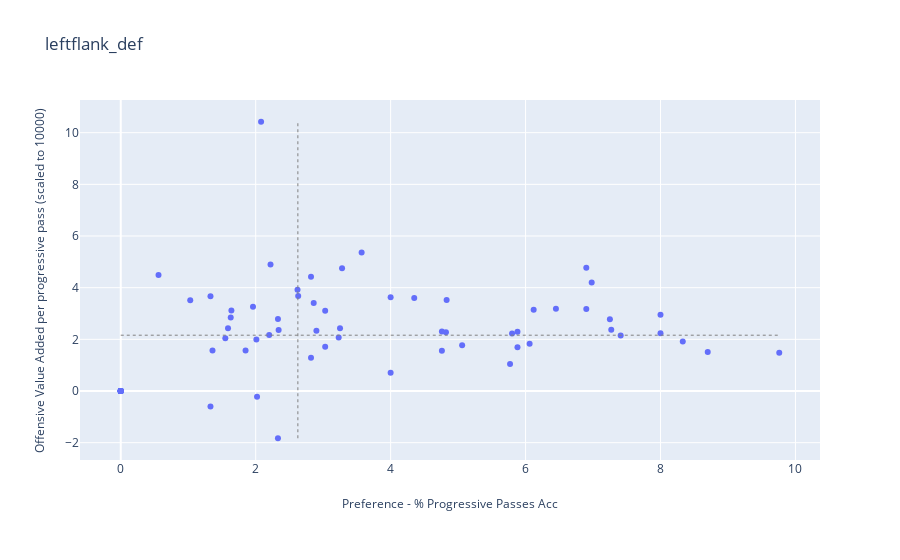
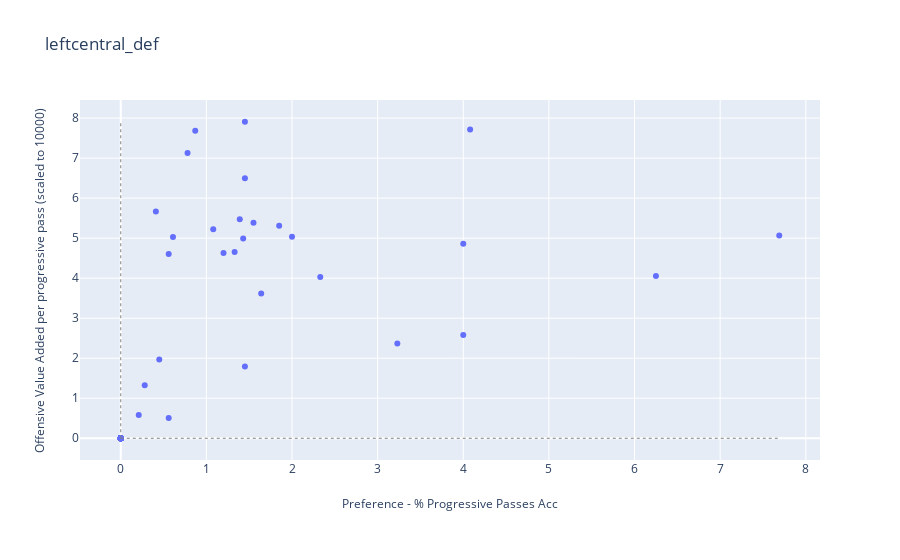
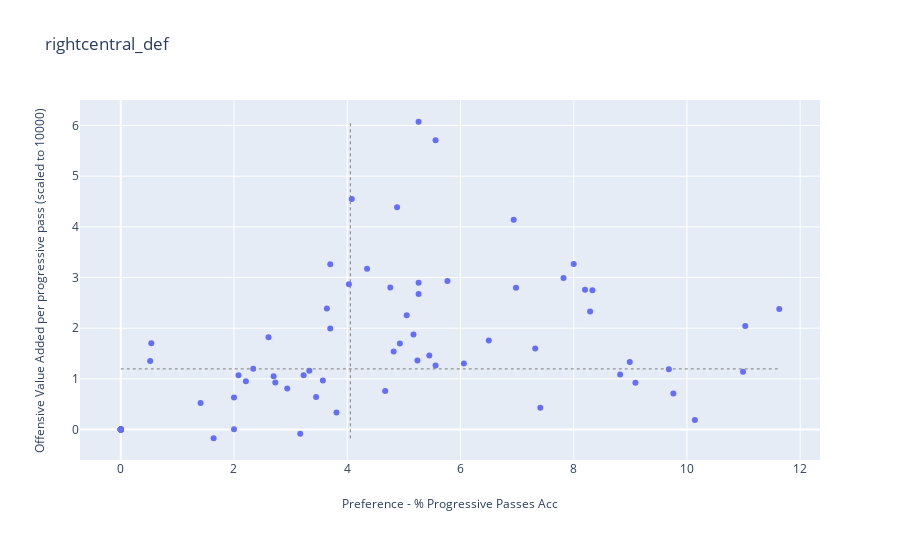
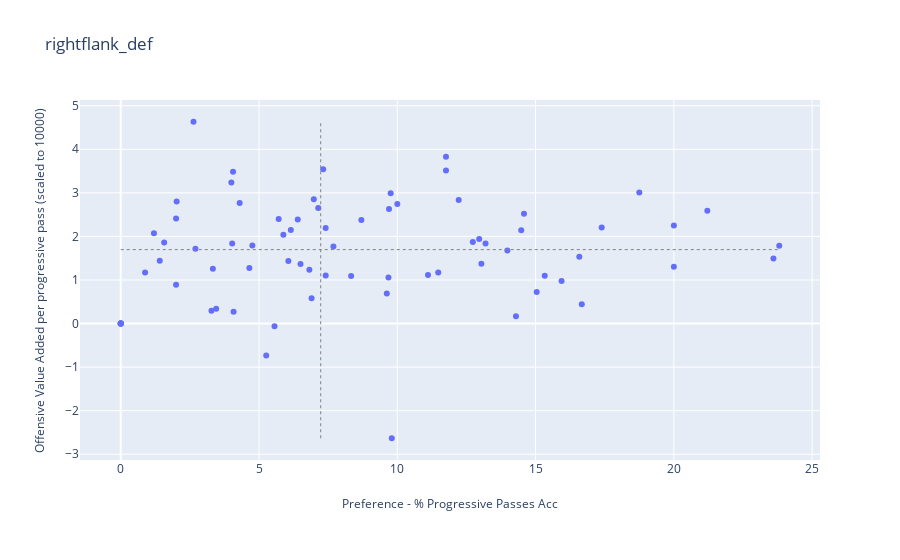

Write notebook code for charts like these, in order.
### Code cell
plot_preference_value_region(defender_attrs_lcb_plot, result_type = 'Acc')

### Figure 1 — Plotly figure (JSON) as saved in the notebook; plotly's stock layout.template omitted (floating-point values rounded to 4 significant figures)
{"data": [{"mode": "markers", "name": "Plot0", "text": ["AaronCresswell LCB left", "AdrianMariappa L_CB right", "AhmedHegazi LCB right", "AhmedHegazi L_CB right", "AlfieMawson LCB right", "AlfieMawson L_CB right", "AngeloOgbonna LCB left", "AngeloOgbonna L_CB left", "AntonioRudiger LCB right", "AshleyWilliams L_CB right", "AymericLaporte L_CB left", "BenMee L_CB left", "BrunoMartinsIndi LCB left", "BrunoMartinsIndi L_CB left", "CalumChambers L_CB right", "ChrisSmalling L_CB right", "ChristianKabasele LCB right", "ChristianKabasele L_CB right", "ChristopherSchindler L_CB right", "CiaranClark LCB left", "CiaranClark L_CB left", "DeclanRice LCB right", "DejanLovren L_CB right", "EliaquimMangala L_CB left", "ErikPieters LCB left", "FlorianLejeune L_CB right", "GaryCahill LCB right", "GeoffCameron LCB right", "HarryMaguire L_CB right", "JamesCollins LCB right", "JamesTarkowski L_CB right", "JamesTomkins L_CB right", "JanVertonghen LCB left", "JanVertonghen L_CB left", "JonnyEvans LCB right", "JonnyEvans L_CB right", "JoseHolebas LCB left", "KevinWimmer LCB left", "KevinWimmer L_CB left", "KurtZouma L_CB right", "LaurentKoscielny LCB right", "LaurentKoscielny L_CB right", "LewisDunk L_CB right", "MamadouSakho L_CB left", "MarcosRojo L_CB left", "MayaYoshida L_CB right", "MichaelKeane L_CB right", "MiguelBritos LCB left", "MiguelBritos L_CB left", "NachoMonreal LCB left", "NachoMonreal L_CB left", "NathanAke LCB left", "NathanAke L_CB left", "NicolasOtamendi LCB right", "NicolasOtamendi L_CB right", "PaulDummett LCB left", "PhilJagielka LCB right", "PhilJagielka L_CB right", "PhilJones LCB right", "PhilJones L_CB right", "RagnarKlavan L_CB left", "RobHolding LCB right", "RobHolding L_CB right", "ScottDann L_CB right", "SeadKolasinac LCB left", "ShkodranMustafi L_CB right", "TobyAlderweireld L_CB right", "TyroneMings LCB left", "VictorNilssonLindelof L_CB right", "VirgilvanDijk L_CB right", "VirgilvanDijk L_CB right", "WesleyHoedt LCB left", "WesleyHoedt L_CB left", "WinstonReid L_CB right"], "type": "scatter", "x": [1.63, 6.9, 8, 8.33, 1.33, 5.06, 6.9, 1.64, 2.34, 2.9, 2.01, 4.76, 0, 5.88, 3.57, 0, 0, 7.25, 3.23, 0, 2.02, 0, 2.08, 2.63, 0, 3.03, 1.96, 0, 2.82, 0, 7.27, 7.41, 2.62, 4.35, 2.33, 5.8, 0, 0, 6.45, 2.33, 0, 5.77, 3.25, 4.82, 3.28, 4, 2.86, 6.98, 1.85, 1.33, 5.88, 6.12, 1.55, 1.59, 1.03, 0, 0, 4.76, 0, 4.83, 0.56, 8.7, 9.76, 4, 0, 0, 3.03, 0, 8, 2.22, 2.2, 2.82, 1.36, 6.06], "y": [2.848, 3.171, 2.235, 1.919, -0.598, 1.776, 4.775, 3.115, 2.357, 2.336, 1.991, 1.554, 0, 2.291, 5.358, 0, 0, 2.776, 2.07, 0, -0.2246, 0, 10.42, 3.676, 0, 1.713, 3.262, 0, 4.422, 0, 2.372, 2.152, 3.924, 3.6, -1.829, 2.223, 0, 0, 3.184, 2.785, 0, 1.049, 2.433, 2.276, 4.754, 0.7076, 3.404, 4.204, 1.565, 3.666, 1.697, 3.146, 2.046, 2.434, 3.516, 0, 0, 2.306, 0, 3.523, 4.495, 1.515, 1.481, 3.631, 0, 0, 3.11, 0, 2.955, 4.9, 2.168, 1.291, 1.573, 1.83]}], "layout": {"annotations": [{"showarrow": false, "text": "Preference - % Progressive Passes Acc", "x": 0.5, "xref": "paper", "y": -0.15, "yref": "paper"}, {"showarrow": false, "text": "Offensive Value Added per progressive pass (scaled to 10000)", "textangle": -90, "x": -0.07, "xref": "paper", "y": 0.5, "yref": "paper"}], "autosize": true, "margin": {"b": 100}, "shapes": [{"line": {"color": "Grey", "dash": "dot", "width": 1}, "type": "line", "x0": 2.625, "x1": 2.625, "xref": "x", "y0": -1.829, "y1": 10.42, "yref": "y"}, {"line": {"color": "Grey", "dash": "dot", "width": 1}, "type": "line", "x0": 0, "x1": 9.76, "xref": "x", "y0": 2.16, "y1": 2.16, "yref": "y"}], "title": {"text": "leftflank_def"}}}

### Figure 2 — Plotly figure (JSON) as saved in the notebook; plotly's stock layout.template omitted (floating-point values rounded to 4 significant figures)
{"data": [{"mode": "markers", "name": "Plot1", "text": ["AaronCresswell LCB left", "AdrianMariappa L_CB right", "AhmedHegazi LCB right", "AhmedHegazi L_CB right", "AlfieMawson LCB right", "AlfieMawson L_CB right", "AngeloOgbonna LCB left", "AngeloOgbonna L_CB left", "AntonioRudiger LCB right", "AshleyWilliams L_CB right", "AymericLaporte L_CB left", "BenMee L_CB left", "BrunoMartinsIndi LCB left", "BrunoMartinsIndi L_CB left", "CalumChambers L_CB right", "ChrisSmalling L_CB right", "ChristianKabasele LCB right", "ChristianKabasele L_CB right", "ChristopherSchindler L_CB right", "CiaranClark LCB left", "CiaranClark L_CB left", "DeclanRice LCB right", "DejanLovren L_CB right", "EliaquimMangala L_CB left", "ErikPieters LCB left", "FlorianLejeune L_CB right", "GaryCahill LCB right", "GeoffCameron LCB right", "HarryMaguire L_CB right", "JamesCollins LCB right", "JamesTarkowski L_CB right", "JamesTomkins L_CB right", "JanVertonghen LCB left", "JanVertonghen L_CB left", "JonnyEvans LCB right", "JonnyEvans L_CB right", "JoseHolebas LCB left", "KevinWimmer LCB left", "KevinWimmer L_CB left", "KurtZouma L_CB right", "LaurentKoscielny LCB right", "LaurentKoscielny L_CB right", "LewisDunk L_CB right", "MamadouSakho L_CB left", "MarcosRojo L_CB left", "MayaYoshida L_CB right", "MichaelKeane L_CB right", "MiguelBritos LCB left", "MiguelBritos L_CB left", "NachoMonreal LCB left", "NachoMonreal L_CB left", "NathanAke LCB left", "NathanAke L_CB left", "NicolasOtamendi LCB right", "NicolasOtamendi L_CB right", "PaulDummett LCB left", "PhilJagielka LCB right", "PhilJagielka L_CB right", "PhilJones LCB right", "PhilJones L_CB right", "RagnarKlavan L_CB left", "RobHolding LCB right", "RobHolding L_CB right", "ScottDann L_CB right", "SeadKolasinac LCB left", "ShkodranMustafi L_CB right", "TobyAlderweireld L_CB right", "TyroneMings LCB left", "VictorNilssonLindelof L_CB right", "VirgilvanDijk L_CB right", "VirgilvanDijk L_CB right", "WesleyHoedt LCB left", "WesleyHoedt L_CB left", "WinstonReid L_CB right"], "type": "scatter", "x": [0, 0, 4, 1.39, 1.33, 0.56, 0, 1.64, 0.78, 1.45, 0, 1.43, 0, 0, 0, 0, 0, 1.45, 1.08, 7.69, 0, 0, 0, 0, 0, 0.61, 0, 6.25, 0.28, 0, 0, 1.85, 0, 0.87, 2.33, 1.45, 0, 2, 3.23, 0, 0, 0, 0.41, 1.2, 0, 4, 0, 0, 0, 0, 0, 4.08, 1.55, 0, 0.21, 0, 0, 0, 0, 0, 0.56, 0, 0, 0, 0, 0, 0, 0, 0, 0, 0, 0, 0.45, 0], "y": [0, 0, 4.862, 5.471, 4.651, 0.5041, 0, 3.614, 7.127, 7.908, 0, 4.988, 0, 0, 0, 0, 0, 6.497, 5.22, 5.064, 0, 0, 0, 0, 0, 5.028, 0, 4.052, 1.326, 0, 0, 5.307, 0, 7.682, 4.027, 1.794, 0, 5.037, 2.368, 0, 0, 0, 5.667, 4.626, 0, 2.583, 0, 0, 0, 0, 0, 7.716, 5.382, 0, 0.5797, 0, 0, 0, 0, 0, 4.605, 0, 0, 0, 0, 0, 0, 0, 0, 0, 0, 0, 1.966, 0]}], "layout": {"annotations": [{"showarrow": false, "text": "Preference - % Progressive Passes Acc", "x": 0.5, "xref": "paper", "y": -0.15, "yref": "paper"}, {"showarrow": false, "text": "Offensive Value Added per progressive pass (scaled to 10000)", "textangle": -90, "x": -0.07, "xref": "paper", "y": 0.5, "yref": "paper"}], "autosize": true, "margin": {"b": 100}, "shapes": [{"line": {"color": "Grey", "dash": "dot", "width": 1}, "type": "line", "x0": 0, "x1": 0, "xref": "x", "y0": 0, "y1": 7.908, "yref": "y"}, {"line": {"color": "Grey", "dash": "dot", "width": 1}, "type": "line", "x0": 0, "x1": 7.69, "xref": "x", "y0": 0, "y1": 0, "yref": "y"}], "title": {"text": "leftcentral_def"}}}

### Figure 3 — Plotly figure (JSON) as saved in the notebook; plotly's stock layout.template omitted (floating-point values rounded to 4 significant figures)
{"data": [{"mode": "markers", "name": "Plot2", "text": ["AaronCresswell LCB left", "AdrianMariappa L_CB right", "AhmedHegazi LCB right", "AhmedHegazi L_CB right", "AlfieMawson LCB right", "AlfieMawson L_CB right", "AngeloOgbonna LCB left", "AngeloOgbonna L_CB left", "AntonioRudiger LCB right", "AshleyWilliams L_CB right", "AymericLaporte L_CB left", "BenMee L_CB left", "BrunoMartinsIndi LCB left", "BrunoMartinsIndi L_CB left", "CalumChambers L_CB right", "ChrisSmalling L_CB right", "ChristianKabasele LCB right", "ChristianKabasele L_CB right", "ChristopherSchindler L_CB right", "CiaranClark LCB left", "CiaranClark L_CB left", "DeclanRice LCB right", "DejanLovren L_CB right", "EliaquimMangala L_CB left", "ErikPieters LCB left", "FlorianLejeune L_CB right", "GaryCahill LCB right", "GeoffCameron LCB right", "HarryMaguire L_CB right", "JamesCollins LCB right", "JamesTarkowski L_CB right", "JamesTomkins L_CB right", "JanVertonghen LCB left", "JanVertonghen L_CB left", "JonnyEvans LCB right", "JonnyEvans L_CB right", "JoseHolebas LCB left", "KevinWimmer LCB left", "KevinWimmer L_CB left", "KurtZouma L_CB right", "LaurentKoscielny LCB right", "LaurentKoscielny L_CB right", "LewisDunk L_CB right", "MamadouSakho L_CB left", "MarcosRojo L_CB left", "MayaYoshida L_CB right", "MichaelKeane L_CB right", "MiguelBritos LCB left", "MiguelBritos L_CB left", "NachoMonreal LCB left", "NachoMonreal L_CB left", "NathanAke LCB left", "NathanAke L_CB left", "NicolasOtamendi LCB right", "NicolasOtamendi L_CB right", "PaulDummett LCB left", "PhilJagielka LCB right", "PhilJagielka L_CB right", "PhilJones LCB right", "PhilJones L_CB right", "RagnarKlavan L_CB left", "RobHolding LCB right", "RobHolding L_CB right", "ScottDann L_CB right", "SeadKolasinac LCB left", "ShkodranMustafi L_CB right", "TobyAlderweireld L_CB right", "TyroneMings LCB left", "VictorNilssonLindelof L_CB right", "VirgilvanDijk L_CB right", "VirgilvanDijk L_CB right", "WesleyHoedt LCB left", "WesleyHoedt L_CB left", "WinstonReid L_CB right"], "type": "scatter", "x": [0.54, 0, 0, 6.94, 4.67, 8.99, 3.45, 1.64, 2.34, 4.35, 4.03, 5.24, 0, 0, 3.57, 5.56, 2.94, 0, 3.23, 0, 5.05, 8.33, 2.08, 5.26, 5.26, 5.45, 2.61, 0, 6.5, 0, 3.64, 3.7, 0.52, 4.93, 6.98, 10.14, 5.26, 2, 9.68, 11.63, 0, 5.77, 9.76, 4.82, 8.2, 8, 3.81, 0, 3.7, 2.21, 8.82, 4.08, 8.29, 3.17, 5.17, 0, 7.41, 4.76, 5.56, 11.03, 7.82, 0, 4.88, 2, 2.7, 7.32, 9.09, 0, 0, 3.33, 10.99, 1.41, 2.73, 6.06], "y": [1.704, 0, 0, 4.141, 0.7609, 1.334, 0.6424, -0.172, 1.201, 3.174, 2.868, 1.364, 0, 0, 0.9693, 1.265, 0.8119, 0, 1.073, 0, 2.257, 2.751, 1.069, 2.899, 2.676, 1.461, 1.823, 0, 1.759, 0, 2.391, 3.264, 1.354, 1.7, 2.799, 0.1887, 6.075, 0.6321, 1.192, 2.379, 0, 2.932, 0.709, 1.541, 2.757, 3.265, 0.3367, 0, 1.994, 0.9507, 1.086, 4.553, 2.328, -0.08231, 1.876, 0, 0.4324, 2.806, 5.711, 2.042, 2.991, 0, 4.387, 0.005148, 1.051, 1.598, 0.924, 0, 0, 1.162, 1.139, 0.5233, 0.9285, 1.304]}], "layout": {"annotations": [{"showarrow": false, "text": "Preference - % Progressive Passes Acc", "x": 0.5, "xref": "paper", "y": -0.15, "yref": "paper"}, {"showarrow": false, "text": "Offensive Value Added per progressive pass (scaled to 10000)", "textangle": -90, "x": -0.07, "xref": "paper", "y": 0.5, "yref": "paper"}], "autosize": true, "margin": {"b": 100}, "shapes": [{"line": {"color": "Grey", "dash": "dot", "width": 1}, "type": "line", "x0": 4.055, "x1": 4.055, "xref": "x", "y0": -0.172, "y1": 6.075, "yref": "y"}, {"line": {"color": "Grey", "dash": "dot", "width": 1}, "type": "line", "x0": 0, "x1": 11.63, "xref": "x", "y0": 1.197, "y1": 1.197, "yref": "y"}], "title": {"text": "rightcentral_def"}}}

### Figure 4 — Plotly figure (JSON) as saved in the notebook; plotly's stock layout.template omitted (floating-point values rounded to 4 significant figures)
{"data": [{"mode": "markers", "name": "Plot3", "text": ["AaronCresswell LCB left", "AdrianMariappa L_CB right", "AhmedHegazi LCB right", "AhmedHegazi L_CB right", "AlfieMawson LCB right", "AlfieMawson L_CB right", "AngeloOgbonna LCB left", "AngeloOgbonna L_CB left", "AntonioRudiger LCB right", "AshleyWilliams L_CB right", "AymericLaporte L_CB left", "BenMee L_CB left", "BrunoMartinsIndi LCB left", "BrunoMartinsIndi L_CB left", "CalumChambers L_CB right", "ChrisSmalling L_CB right", "ChristianKabasele LCB right", "ChristianKabasele L_CB right", "ChristopherSchindler L_CB right", "CiaranClark LCB left", "CiaranClark L_CB left", "DeclanRice LCB right", "DejanLovren L_CB right", "EliaquimMangala L_CB left", "ErikPieters LCB left", "FlorianLejeune L_CB right", "GaryCahill LCB right", "GeoffCameron LCB right", "HarryMaguire L_CB right", "JamesCollins LCB right", "JamesTarkowski L_CB right", "JamesTomkins L_CB right", "JanVertonghen LCB left", "JanVertonghen L_CB left", "JonnyEvans LCB right", "JonnyEvans L_CB right", "JoseHolebas LCB left", "KevinWimmer LCB left", "KevinWimmer L_CB left", "KurtZouma L_CB right", "LaurentKoscielny LCB right", "LaurentKoscielny L_CB right", "LewisDunk L_CB right", "MamadouSakho L_CB left", "MarcosRojo L_CB left", "MayaYoshida L_CB right", "MichaelKeane L_CB right", "MiguelBritos LCB left", "MiguelBritos L_CB left", "NachoMonreal LCB left", "NachoMonreal L_CB left", "NathanAke LCB left", "NathanAke L_CB left", "NicolasOtamendi LCB right", "NicolasOtamendi L_CB right", "PaulDummett LCB left", "PhilJagielka LCB right", "PhilJagielka L_CB right", "PhilJones LCB right", "PhilJones L_CB right", "RagnarKlavan L_CB left", "RobHolding LCB right", "RobHolding L_CB right", "ScottDann L_CB right", "SeadKolasinac LCB left", "ShkodranMustafi L_CB right", "TobyAlderweireld L_CB right", "TyroneMings LCB left", "VictorNilssonLindelof L_CB right", "VirgilvanDijk L_CB right", "VirgilvanDijk L_CB right", "WesleyHoedt LCB left", "WesleyHoedt L_CB left", "WinstonReid L_CB right"], "type": "scatter", "x": [0, 3.45, 20, 5.56, 15.33, 23.6, 6.9, 11.48, 4.3, 15.94, 4.03, 3.33, 7.69, 11.76, 7.14, 16.67, 0, 17.39, 13.98, 0, 2.02, 0, 14.58, 2.63, 5.26, 9.7, 9.8, 18.75, 6.5, 14.29, 12.73, 12.96, 1.57, 4.06, 0, 8.7, 0, 2, 9.68, 6.98, 20, 9.62, 15.04, 1.2, 3.28, 4, 5.71, 4.65, 7.41, 0.88, 5.88, 4.08, 16.58, 4.76, 6.4, 8.33, 7.41, 23.81, 11.11, 14.48, 6.15, 13.04, 9.76, 2, 2.7, 7.32, 6.06, 11.76, 10, 12.22, 13.19, 1.41, 6.82, 21.21], "y": [0, 0.3402, 1.304, -0.06331, 1.097, 1.496, 0.5818, 1.17, 2.766, 0.9775, 1.835, 1.258, 1.768, 3.515, 2.653, 0.4445, 0, 2.205, 1.677, 0, 2.801, 0, 2.519, 4.632, -0.7336, 2.632, -2.633, 3.007, 1.366, 0.1685, 1.869, 1.941, 1.861, 3.482, 0, 2.379, 0, 2.409, 1.059, 2.851, 2.251, 0.6903, 0.722, 2.072, 0.2908, 3.239, 2.397, 1.276, 2.192, 1.173, 2.039, 0.2731, 1.534, 1.792, 2.39, 1.093, 1.104, 1.788, 1.113, 2.144, 2.148, 1.372, 2.993, 0.8903, 1.717, 3.54, 1.438, 3.829, 2.745, 2.836, 1.838, 1.439, 1.236, 2.592]}], "layout": {"annotations": [{"showarrow": false, "text": "Preference - % Progressive Passes Acc", "x": 0.5, "xref": "paper", "y": -0.15, "yref": "paper"}, {"showarrow": false, "text": "Offensive Value Added per progressive pass (scaled to 10000)", "textangle": -90, "x": -0.07, "xref": "paper", "y": 0.5, "yref": "paper"}], "autosize": true, "margin": {"b": 100}, "shapes": [{"line": {"color": "Grey", "dash": "dot", "width": 1}, "type": "line", "x0": 7.23, "x1": 7.23, "xref": "x", "y0": -2.633, "y1": 4.632, "yref": "y"}, {"line": {"color": "Grey", "dash": "dot", "width": 1}, "type": "line", "x0": 0, "x1": 23.81, "xref": "x", "y0": 1.697, "y1": 1.697, "yref": "y"}], "title": {"text": "rightflank_def"}}}
